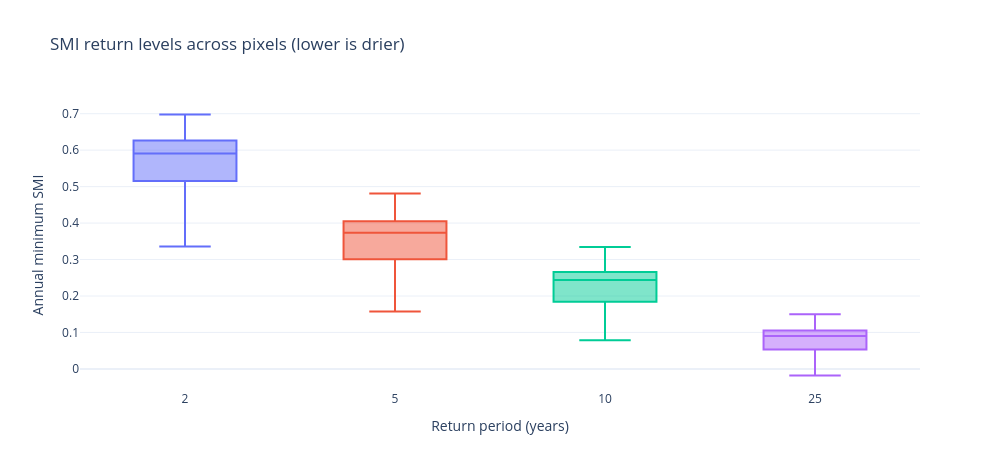

The notebook cell saved with this chart:
### Markdown cell above
## 3. Fit and query lower-tail return periods

Fitting is explicit. Pixels whose fit fails keep a failure record rather than an
invented curve. With ten (CI) or thirty annual values, long return periods are
extrapolations: a 25-year value can even fall below 0, outside the SMI range,
which signals an over-stretched fit rather than a forecast.

### Code cell
fit = SampleFit(family=DistributionFamily.GENERALIZED_EXTREME_VALUE, estimator=SampleEstimator.L_MOMENTS,
                minimum_samples=5,
                fallbacks=(SampleFit(family=DistributionFamily.GUMBEL_LEFT, minimum_samples=5),))
fitted = minima.fit(fit, on_failure=FitFailure.KEEP_NO_DATA)
pixels = sorted(complete.support_id.unique())
levels = fitted.evaluate(Assets({"pixel": pixels, "longitude": [centres[p].x for p in pixels],
                                 "latitude": [centres[p].y for p in pixels]}, id_column="pixel")
                        ).return_periods(RETURN_PERIODS).read().table.to_pandas()
summary = levels.groupby("query_value").value.agg(["count", "median", "min"]).rename(
    columns={"count": "pixels", "median": "median SMI", "min": "driest SMI"}).rename_axis("return period")
display(summary.round(3))

fig = go.Figure([
    go.Box(x=[f"{rp:g}" for rp in group.query_value], y=group.value, name=f"{rp:g}-year", boxpoints=False)
    for rp, group in levels.groupby("query_value")
])
fig.update_layout(title="SMI return levels across pixels (lower is drier)", showlegend=False,
                  xaxis_title="Return period (years)", yaxis_title="Annual minimum SMI", width=1000, height=470)
fig.show()

### Figure 1 — Plotly figure (JSON) as saved in the notebook; plotly's stock layout.template omitted (floating-point values rounded to 4 significant figures; data arrays with more than 128 entries replaced by an {"elided": "..."} marker saying what was removed)
{"data": [{"boxpoints": false, "name": "2-year", "type": "box", "x": {"elided": "169 str values"}, "y": {"elided": "169 float values"}}, {"boxpoints": false, "name": "5-year", "type": "box", "x": {"elided": "169 str values"}, "y": {"elided": "169 float values"}}, {"boxpoints": false, "name": "10-year", "type": "box", "x": {"elided": "169 str values"}, "y": {"elided": "169 float values"}}, {"boxpoints": false, "name": "25-year", "type": "box", "x": {"elided": "169 str values"}, "y": {"elided": "169 float values"}}], "layout": {"height": 470, "showlegend": false, "title": {"text": "SMI return levels across pixels (lower is drier)"}, "width": 1000, "xaxis": {"title": {"text": "Return period (years)"}}, "yaxis": {"title": {"text": "Annual minimum SMI"}}}}
